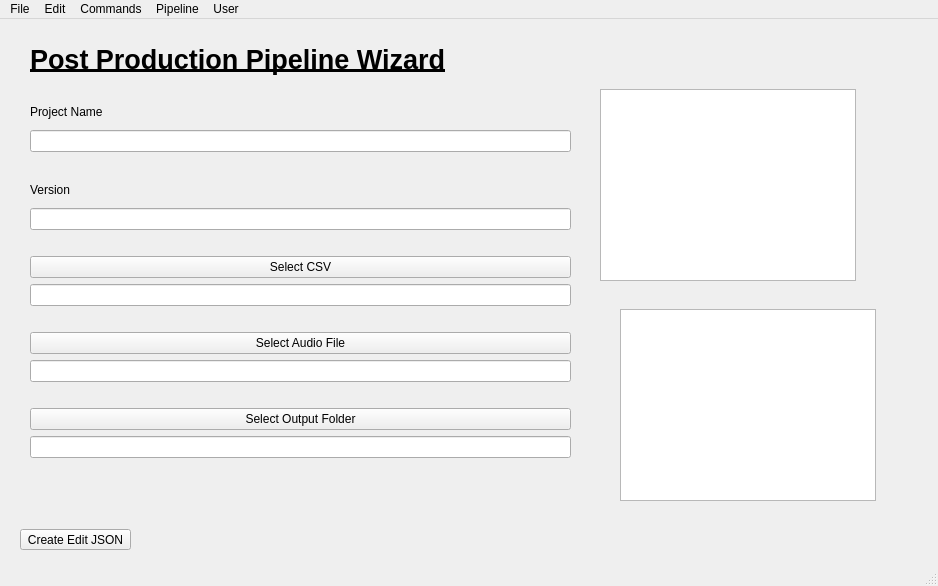
<?xml version="1.0" encoding="UTF-8"?>
<ui version="4.0">
 <class>mainwindow</class>
 <widget class="QMainWindow" name="mainwindow">
  <property name="geometry">
   <rect>
    <x>0</x>
    <y>0</y>
    <width>938</width>
    <height>586</height>
   </rect>
  </property>
  <property name="windowTitle">
   <string>mainwindow</string>
  </property>
  <widget class="QWidget" name="centralwidget">
   <widget class="QPushButton" name="pushButton_4">
    <property name="geometry">
     <rect>
      <x>20</x>
      <y>510</y>
      <width>111</width>
      <height>21</height>
     </rect>
    </property>
    <property name="text">
     <string>Create Edit JSON</string>
    </property>
   </widget>
   <widget class="QLabel" name="label">
    <property name="geometry">
     <rect>
      <x>30</x>
      <y>20</y>
      <width>451</width>
      <height>41</height>
     </rect>
    </property>
    <property name="font">
     <font>
      <pointsize>20</pointsize>
      <weight>75</weight>
      <bold>true</bold>
      <underline>true</underline>
     </font>
    </property>
    <property name="text">
     <string>Post Production Pipeline Wizard</string>
    </property>
   </widget>
   <widget class="QWidget" name="layoutWidget">
    <property name="geometry">
     <rect>
      <x>700</x>
      <y>760</y>
      <width>491</width>
      <height>80</height>
     </rect>
    </property>
    <layout class="QVBoxLayout" name="verticalLayout_5">
     <item>
      <layout class="QVBoxLayout" name="verticalLayout_4">
       <item>
        <widget class="QPushButton" name="pushButton_5">
         <property name="text">
          <string>Load Config File</string>
         </property>
        </widget>
       </item>
       <item>
        <widget class="QLineEdit" name="lineEditConfigLocation"/>
       </item>
      </layout>
     </item>
     <item>
      <widget class="QPushButton" name="pushButton_6">
       <property name="text">
        <string>Create Config File</string>
       </property>
      </widget>
     </item>
    </layout>
   </widget>
   <widget class="QWidget" name="layoutWidget">
    <property name="geometry">
     <rect>
      <x>30</x>
      <y>80</y>
      <width>541</width>
      <height>359</height>
     </rect>
    </property>
    <layout class="QVBoxLayout" name="verticalLayout">
     <item>
      <widget class="QLabel" name="label_2">
       <property name="text">
        <string>Project Name</string>
       </property>
      </widget>
     </item>
     <item>
      <widget class="QLineEdit" name="lineEditProjectName"/>
     </item>
     <item>
      <spacer name="horizontalSpacer_4">
       <property name="orientation">
        <enum>Qt::Horizontal</enum>
       </property>
       <property name="sizeHint" stdset="0">
        <size>
         <width>40</width>
         <height>20</height>
        </size>
       </property>
      </spacer>
     </item>
     <item>
      <widget class="QLabel" name="label_3">
       <property name="text">
        <string>Version</string>
       </property>
      </widget>
     </item>
     <item>
      <widget class="QLineEdit" name="lineEditVersion"/>
     </item>
     <item>
      <spacer name="horizontalSpacer">
       <property name="orientation">
        <enum>Qt::Horizontal</enum>
       </property>
       <property name="sizeHint" stdset="0">
        <size>
         <width>40</width>
         <height>20</height>
        </size>
       </property>
      </spacer>
     </item>
     <item>
      <widget class="QPushButton" name="pushButtonSelectCSV">
       <property name="text">
        <string>Select CSV</string>
       </property>
      </widget>
     </item>
     <item>
      <widget class="QLineEdit" name="lineEditCSVPath"/>
     </item>
     <item>
      <spacer name="horizontalSpacer_2">
       <property name="orientation">
        <enum>Qt::Horizontal</enum>
       </property>
       <property name="sizeHint" stdset="0">
        <size>
         <width>40</width>
         <height>20</height>
        </size>
       </property>
      </spacer>
     </item>
     <item>
      <widget class="QPushButton" name="pushButton_AudioFileSelect">
       <property name="text">
        <string>Select Audio File</string>
       </property>
      </widget>
     </item>
     <item>
      <widget class="QLineEdit" name="lineEditAudio"/>
     </item>
     <item>
      <spacer name="horizontalSpacer_3">
       <property name="orientation">
        <enum>Qt::Horizontal</enum>
       </property>
       <property name="sizeHint" stdset="0">
        <size>
         <width>40</width>
         <height>20</height>
        </size>
       </property>
      </spacer>
     </item>
     <item>
      <widget class="QPushButton" name="pushButton_OutputFolder">
       <property name="text">
        <string>Select Output Folder</string>
       </property>
      </widget>
     </item>
     <item>
      <widget class="QLineEdit" name="lineEditOutputFolder"/>
     </item>
    </layout>
   </widget>
   <widget class="QTableWidget" name="tableWidgetUser">
    <property name="geometry">
     <rect>
      <x>600</x>
      <y>70</y>
      <width>256</width>
      <height>192</height>
     </rect>
    </property>
   </widget>
   <widget class="QTableView" name="tableViewUsers">
    <property name="geometry">
     <rect>
      <x>620</x>
      <y>290</y>
      <width>256</width>
      <height>192</height>
     </rect>
    </property>
   </widget>
  </widget>
  <widget class="QMenuBar" name="menubar">
   <property name="geometry">
    <rect>
     <x>0</x>
     <y>0</y>
     <width>938</width>
     <height>20</height>
    </rect>
   </property>
   <widget class="QMenu" name="menuFile">
    <property name="title">
     <string>File</string>
    </property>
    <addaction name="actionLoad_Config"/>
    <addaction name="actionSave_Config"/>
    <addaction name="actionLoad_Project_Window"/>
    <addaction name="actionImport_Config"/>
   </widget>
   <widget class="QMenu" name="menuEdit">
    <property name="title">
     <string>Edit</string>
    </property>
   </widget>
   <widget class="QMenu" name="menuCommands">
    <property name="title">
     <string>Commands</string>
    </property>
    <widget class="QMenu" name="menuFFMPEG">
     <property name="title">
      <string>Blender</string>
     </property>
     <widget class="QMenu" name="menuFFMPEG_2">
      <property name="title">
       <string>FFMPEG</string>
      </property>
      <addaction name="actionSave_Combine_Video_Scripts"/>
      <addaction name="actionSave_Combine_Video_Scripts_2"/>
     </widget>
     <widget class="QMenu" name="menuBasic">
      <property name="title">
       <string>Basic</string>
      </property>
      <addaction name="actionSet_Scene_Shot_Blender_Files"/>
     </widget>
     <addaction name="menuBasic"/>
     <addaction name="menuFFMPEG_2"/>
    </widget>
    <widget class="QMenu" name="menuUniversal">
     <property name="title">
      <string>Universal</string>
     </property>
     <addaction name="actionCreate_Edit_JSON"/>
    </widget>
    <addaction name="menuFFMPEG"/>
    <addaction name="menuUniversal"/>
   </widget>
   <widget class="QMenu" name="menuPipeline">
    <property name="title">
     <string>Pipeline</string>
    </property>
    <addaction name="actionOpen_Project_Pipeline_Folder"/>
    <addaction name="actionOpen_Project_Scene_Output_Folder"/>
   </widget>
   <widget class="QMenu" name="menuUser">
    <property name="title">
     <string>User</string>
    </property>
    <addaction name="actionRefresh_User"/>
   </widget>
   <addaction name="menuFile"/>
   <addaction name="menuEdit"/>
   <addaction name="menuCommands"/>
   <addaction name="menuPipeline"/>
   <addaction name="menuUser"/>
  </widget>
  <widget class="QStatusBar" name="statusbar"/>
  <action name="actionLoad_Config">
   <property name="text">
    <string>Refresh UI From Config</string>
   </property>
  </action>
  <action name="actionSave_Config">
   <property name="text">
    <string>Save  Config</string>
   </property>
  </action>
  <action name="actionCreate_Combine_Files">
   <property name="text">
    <string>Create Combine Files</string>
   </property>
  </action>
  <action name="actionSave_Combine_Video_Scripts">
   <property name="text">
    <string>Combine Exported Scene Videos</string>
   </property>
  </action>
  <action name="actionSave_Combine_Video_Scripts_2">
   <property name="text">
    <string>Save Combine Video Scripts</string>
   </property>
  </action>
  <action name="actionCreate_Edit_JSON">
   <property name="text">
    <string>Create Edit JSON</string>
   </property>
  </action>
  <action name="actionOpen_Project_Pipeline_Folder">
   <property name="text">
    <string>Open Project Pipeline Folder</string>
   </property>
  </action>
  <action name="actionOpen_Project_Scene_Output_Folder">
   <property name="text">
    <string>Open Project Scene Output Folder</string>
   </property>
  </action>
  <action name="actionLoad_Project_Window">
   <property name="text">
    <string>Load Project Window</string>
   </property>
  </action>
  <action name="actionImport_Config">
   <property name="text">
    <string>Import Config</string>
   </property>
  </action>
  <action name="actionSet_Scene_Shot_Blender_Files">
   <property name="text">
    <string>Set Scene Shot Blender Files</string>
   </property>
  </action>
  <action name="actionRefresh_User">
   <property name="text">
    <string>Refresh User</string>
   </property>
  </action>
 </widget>
 <resources/>
 <connections>
  <connection>
   <sender>pushButtonSelectCSV</sender>
   <signal>clicked()</signal>
   <receiver>mainwindow</receiver>
   <slot>SelectCSV()</slot>
   <hints>
    <hint type="sourcelabel">
     <x>131</x>
     <y>260</y>
    </hint>
    <hint type="destinationlabel">
     <x>129</x>
     <y>59</y>
    </hint>
   </hints>
  </connection>
  <connection>
   <sender>pushButton_AudioFileSelect</sender>
   <signal>clicked()</signal>
   <receiver>mainwindow</receiver>
   <slot>SelectAudioFile()</slot>
   <hints>
    <hint type="sourcelabel">
     <x>91</x>
     <y>341</y>
    </hint>
    <hint type="destinationlabel">
     <x>152</x>
     <y>159</y>
    </hint>
   </hints>
  </connection>
  <connection>
   <sender>pushButton_OutputFolder</sender>
   <signal>clicked()</signal>
   <receiver>mainwindow</receiver>
   <slot>SetOutputFolder()</slot>
   <hints>
    <hint type="sourcelabel">
     <x>120</x>
     <y>422</y>
    </hint>
    <hint type="destinationlabel">
     <x>241</x>
     <y>227</y>
    </hint>
   </hints>
  </connection>
  <connection>
   <sender>pushButton_4</sender>
   <signal>clicked()</signal>
   <receiver>mainwindow</receiver>
   <slot>CreateEditJSON()</slot>
   <hints>
    <hint type="sourcelabel">
     <x>85</x>
     <y>544</y>
    </hint>
    <hint type="destinationlabel">
     <x>169</x>
     <y>307</y>
    </hint>
   </hints>
  </connection>
  <connection>
   <sender>pushButton_5</sender>
   <signal>clicked()</signal>
   <receiver>mainwindow</receiver>
   <slot>LoadConfigFile()</slot>
   <hints>
    <hint type="sourcelabel">
     <x>779</x>
     <y>798</y>
    </hint>
    <hint type="destinationlabel">
     <x>428</x>
     <y>77</y>
    </hint>
   </hints>
  </connection>
  <connection>
   <sender>pushButton_6</sender>
   <signal>clicked()</signal>
   <receiver>mainwindow</receiver>
   <slot>CreateConfigFile()</slot>
   <hints>
    <hint type="sourcelabel">
     <x>781</x>
     <y>848</y>
    </hint>
    <hint type="destinationlabel">
     <x>453</x>
     <y>134</y>
    </hint>
   </hints>
  </connection>
 </connections>
 <slots>
  <slot>SelectCSV()</slot>
  <slot>SelectAudioFile()</slot>
  <slot>SetOutputFolder()</slot>
  <slot>CreateEditJSON()</slot>
  <slot>LoadConfigFile()</slot>
  <slot>CreateConfigFile()</slot>
 </slots>
</ui>
